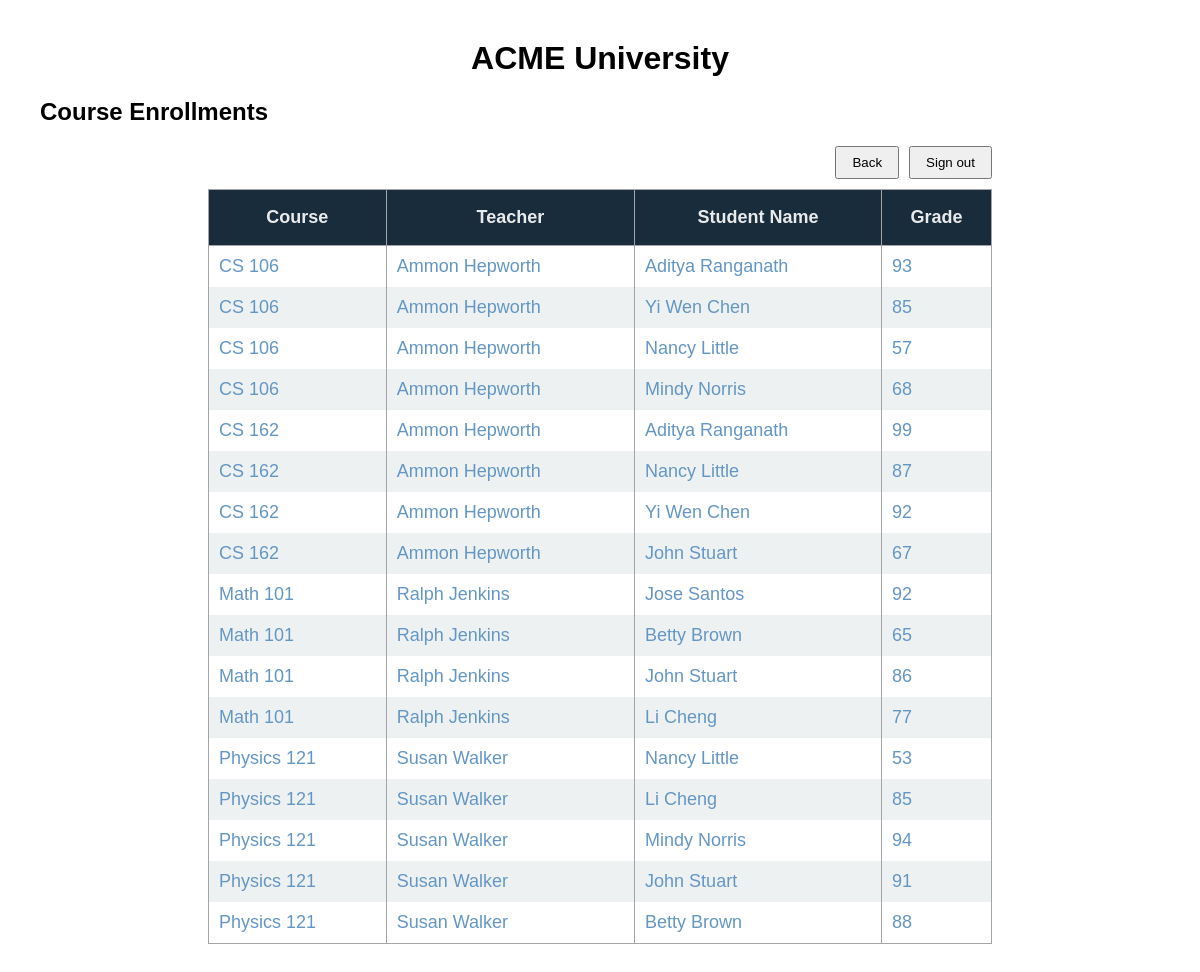
Screenshot of /teacher with the database file from the repository.
### RESTapi.py (models this page shows, shortened)
class Course(db.Model):
    id = db.Column(db.Integer, primary_key=True)
    name = db.Column(db.String(80), nullable=False)
    time = db.Column(db.String(80), nullable=False)
    capacity = db.Column(db.Integer, nullable=False)
    teacher_id = db.Column(db.Integer, db.ForeignKey('user.id'), nullable=False)
    teacher = db.relationship('User', backref='courses_taught')

class User(db.Model):
    id = db.Column(db.Integer, primary_key=True)
    username = db.Column(db.String(80), unique=True, nullable=False)
    password = db.Column(db.String(200), nullable=False)
    name = db.Column(db.String(120), nullable=False)
    role = db.Column(db.String(20), nullable=False)

### RESTapi.py (the view)
@app.route('/teacher', methods=['GET'])
def teacher_home():
    rows = []
    courses = Course.query.order_by(Course.name).all()
    for course in courses:
        for enrollment in course.enrollments:
            rows.append({
                "course_name": course.name,
                "teacher_name": course.teacher.name,
                "student_name": enrollment.student.name,
                "grade": enrollment.grade
            })
    return render_template("prof_course.html", rows=rows)

### templates/prof_course.html (shortened to what this page needs)
<!DOCTYPE html>
<html>
    <head>
        <link rel="stylesheet" href="{{ url_for('static', filename='style.css') }}">
    </head>
    <body>
        <h1>ACME University</h1>
        <h2>Course Enrollments</h2>
        <div class = "tableWrap">
            <div class="listButtons">
                <button onclick="">Back</button>
                <button onclick="">Sign out</button>
            </div>
            <table class="Gradebook">
                <thead>
                <tr>
                    <th>Course</th>
                    <th>Teacher</th>
                    <th>Student Name</th>
                    <th>Grade</th>
                </tr>
                </thead>
                <tbody>
                    {% for row in rows %}
                    <tr>
                        <td>{{ row.course_name }}</td>
                        <td>{{ row.teacher_name }}</td>
                        <td>{{ row.student_name }}</td>
                        <td>{{ row.grade }}</td>
                    </tr>
                    {% else %}
                    <tr>
                        <td colspan="4">No enrollments found.</td>
                    </tr>
                    {% endfor %}
                </tbody>
            </table>
        </div>
    </body>
</html>

### static/style.css (style rules this page uses)
body { font-family: Arial, sans-serif; margin: 40px; }
h1 { text-align: center; }
.tableWrap { width: 70%; margin: 0 auto; }
.listButtons { display: flex; justify-content: flex-end; margin-bottom: 10px; gap: 10px; }
table.Gradebook { border: 1px solid rgb(164, 164, 168); border-collapse: collapse; width: 100%; min-width: 500px; box-sizing: border-box; font-size: 18px; }
th { border: 1px solid rgb(164, 164, 168); padding: 17px 10px; text-align: center; color: #e9eaeb; background-color: rgb(25, 44, 60); box-sizing: border-box; }
tbody tr:nth-child(even) { background-color: #eef1f2; }
td { border-right: 1px solid rgb(164, 164, 168); padding: 10px 10px; text-align: left; color: rgb(100, 150, 196); box-sizing: border-box; }
td:last-child { border-right: none; }
button { cursor: pointer; padding: 7px 15px; }

### rows the page displays
Course: course_name "CS 106" "CS 106" "CS 106" "CS 106"
User: teacher_name "Ammon Hepworth" "Ammon Hepworth" "Ammon Hepworth" "Ammon Hepworth" "Ammon Hepworth" "Ammon Hepworth" "Ammon Hepworth" "Ammon Hepworth"
User: student_name "Aditya Ranganath" "Aditya Ranganath"
User: student_name "Yi Wen Chen" "Yi Wen Chen"
User: student_name "Nancy Little" "Nancy Little" "Nancy Little"
User: student_name "Mindy Norris" "Mindy Norris"
Course: course_name "CS 162" "CS 162" "CS 162" "CS 162"
User: student_name "John Stuart" "John Stuart" "John Stuart"
Course: course_name "Math 101" "Math 101" "Math 101" "Math 101"
User: teacher_name "Ralph Jenkins" "Ralph Jenkins" "Ralph Jenkins" "Ralph Jenkins"
User: student_name "Jose Santos"
User: student_name "Betty Brown" "Betty Brown"
User: student_name "Li Cheng" "Li Cheng"
Course: course_name "Physics 121" "Physics 121" "Physics 121" "Physics 121" "Physics 121"
User: teacher_name "Susan Walker" "Susan Walker" "Susan Walker" "Susan Walker" "Susan Walker"

### other values shown
{{ row.grade }} "93" "85" "57" "68" "99" "87" "92" "67" "92" "65" "86" "77" "53" "85" "94" "91" "88"
